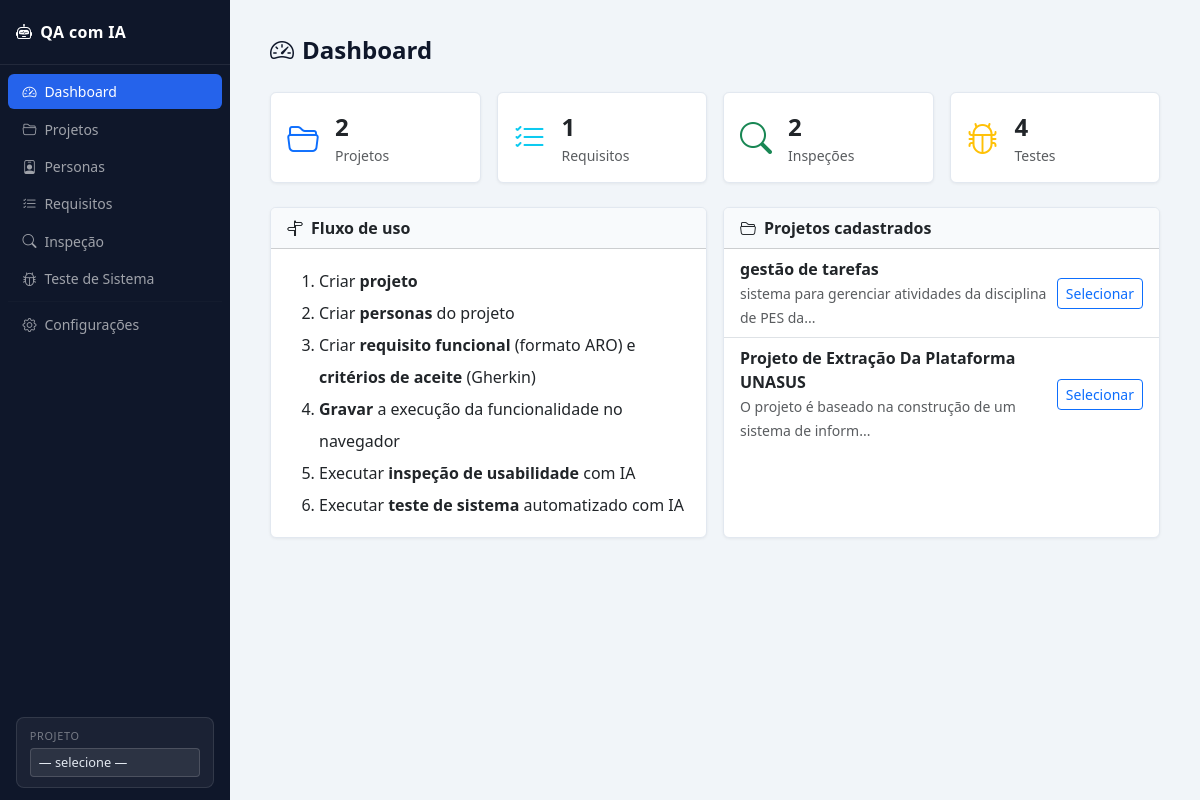
The page / on the database its author committed.
### tables this page shows
CREATE TABLE projects (
            id TEXT PRIMARY KEY,
            name TEXT NOT NULL,
            description TEXT NOT NULL,
            status TEXT NOT NULL DEFAULT 'active',
            created_at TEXT NOT NULL
        );

### src/web/routes.py (the view)
    @app.route("/")
    def dashboard():
        projects = list_projects()
        total_reqs = total_insp = total_tests = 0
        for p in projects:
            reqs = list_functional_requirements_by_project(p["id"])
            total_reqs += len(reqs)
            for r in reqs:
                total_insp += len(list_usability_inspection_executions_by_requirement(r["id"]))
                total_tests += len(list_system_test_executions_by_requirement(r["id"]))
        return render_template(
            "index.html",
            projects=projects,
            total_reqs=total_reqs,
            total_insp=total_insp,
            total_tests=total_tests,
            openai_ok=bool(os.environ.get("OPENAI_API_KEY") or get_setting("openai_api_key")),
        )

### src/Database/database.py (called while the page is built)
def get_connection() -> sqlite3.Connection:
    conn = sqlite3.connect(str(DB_PATH))
    conn.row_factory = sqlite3.Row
    conn.execute("PRAGMA foreign_keys = ON")
    return conn

### src/Database/repositories/functional_requirement_repository.py (called while the page is built)
def list_functional_requirements_by_project(project_id: str) -> list[dict]:
    conn = get_connection()
    rows = conn.execute(
        'SELECT * FROM functional_requirements WHERE project_id = ? ORDER BY created_at DESC',
        (project_id,)
    ).fetchall()
    conn.close()
    return [dict(r) for r in rows]

### src/Database/repositories/project_repository.py (called while the page is built)
def list_projects() -> list[dict]:
    conn = get_connection()
    rows = conn.execute('SELECT * FROM projects ORDER BY created_at DESC').fetchall()
    conn.close()
    return [dict(r) for r in rows]

### src/Database/repositories/system_test_repository.py (called while the page is built)
def list_system_test_executions_by_requirement(requirement_id: str) -> list[dict]:
    conn = get_connection()
    rows = conn.execute(
        'SELECT * FROM system_test_executions WHERE requirement_id = ? ORDER BY created_at DESC',
        (requirement_id,)
    ).fetchall()
    conn.close()
    result = []
    for r in rows:
        d = dict(r)
        d['passed'] = bool(d['passed'])
        result.append(d)
    return result

def list_usability_inspection_executions_by_requirement(requirement_id: str) -> list[dict]:
    conn = get_connection()
    rows = conn.execute(
        'SELECT * FROM usability_inspection_executions WHERE requirement_id = ? ORDER BY created_at DESC',
        (requirement_id,)
    ).fetchall()
    conn.close()
    return [dict(r) for r in rows]

### src/web/templates/index.html (shortened to what this page needs)
{% extends "base.html" %}
{% set active_page = "dashboard" %}
{% block content %}
<div class="page-title"><i class="bi bi-speedometer2 me-2"></i>Dashboard</div>
<div class="row g-3 mb-4">
  {% for icon, label, value, color in [
    ('folder2-open', 'Projetos',    projects|length, 'primary'),
    ('list-check',   'Requisitos',  total_reqs,      'info'),
    ('search',       'Inspeções',   total_insp,      'success'),
    ('bug',          'Testes',      total_tests,     'warning'),
  ] %}
  <div class="col-6 col-md-3">
    <div class="card">
      <div class="card-body d-flex align-items-center gap-3">
        <div class="fs-2 text-{{ color }}"><i class="bi bi-{{ icon }}"></i></div>
        <div>
          <div class="fs-4 fw-bold">{{ value }}</div>
          <div class="text-muted small">{{ label }}</div>
        </div>
      </div>
    </div>
  </div>
  {% endfor %}
</div>
<div class="row g-3 mb-4">
  <div class="col-md-6">
    <div class="card h-100">
      <div class="card-header"><i class="bi bi-signpost-split me-2"></i>Fluxo de uso</div>
      <div class="card-body">
        <ol class="mb-0 lh-lg">
          <li>Criar <strong>projeto</strong></li>
          <li>Criar <strong>personas</strong> do projeto</li>
          <li>Criar <strong>requisito funcional</strong> (formato ARO) e <strong>critérios de aceite</strong> (Gherkin)</li>
          <li><strong>Gravar</strong> a execução da funcionalidade no navegador</li>
          <li>Executar <strong>inspeção de usabilidade</strong> com IA</li>
          <li>Executar <strong>teste de sistema</strong> automatizado com IA</li>
        </ol>
      </div>
    </div>
  </div>
  <div class="col-md-6">
    <div class="card h-100">
      <div class="card-header"><i class="bi bi-folder2-open me-2"></i>Projetos cadastrados</div>
      <div class="card-body p-0">
        {% if projects %}
        <ul class="list-group list-group-flush">
          {% for p in projects %}
          <li class="list-group-item d-flex justify-content-between align-items-center">
            <div>
              <span class="fw-semibold">{{ p.name }}</span>
              <br><small class="text-muted">{{ p.description|truncate(60, True) }}</small>
            </div>
            <form method="post" action="/projetos/{{ p.id }}/ativar">
              <button class="btn btn-sm {% if session.project_id == p.id %}btn-success{% else %}btn-outline-primary{% endif %}">
                {% if session.project_id == p.id %}Ativo{% else %}Selecionar{% endif %}
              </button>
            </form>
          </li>
          {% endfor %}
        </ul>
        {% else %}
        <div class="p-3 text-muted">Nenhum projeto ainda. <a href="/projetos">Criar um</a>.</div>
        {% endif %}
      </div>
    </div>
  </div>
</div>
{% endblock %}

### src/web/templates/base.html (style rules this page uses)
:root { --sidebar: 230px; }
body { background: #f1f5f9; }
.page-title { font-size: 1.5rem; font-weight: 700; color: #0f172a; margin-bottom: 1.5rem; }
.card { border: 1px solid #e2e8f0; box-shadow: 0 1px 3px rgba(0,0,0,.06); }
.card-header { background: #f8fafc; font-weight: 600; }

### rows shown on the page
projects: name "gestão de tarefas", description "sistema para gerenciar atividades da disciplina de PES da...", shows "Selecionar"
projects: name "Projeto de Extração Da Plataforma UNASUS", description "O projeto é baseado na construção de um sistema de inform...", shows "Selecionar"

### other values the page prints
{{ value }} "2" "1" "2" "4"
{{ label }} "Projetos" "Requisitos" "Inspeções" "Testes"
